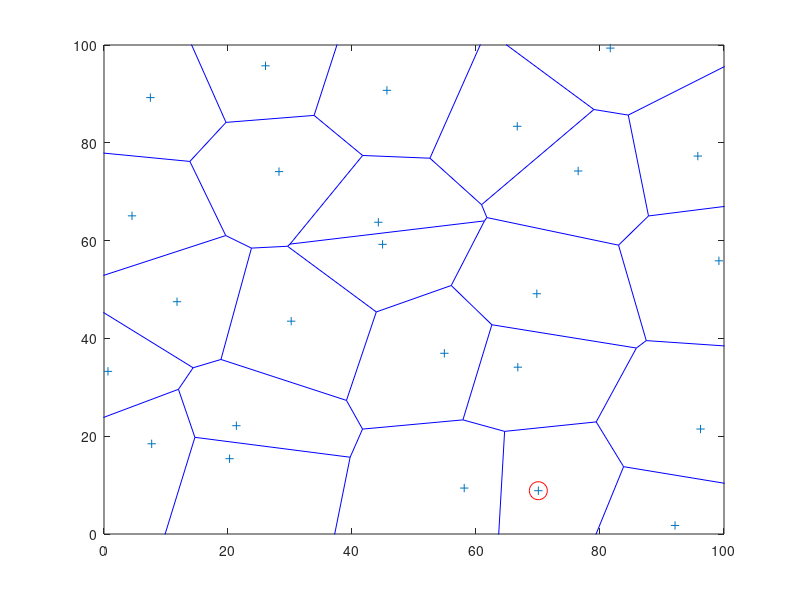

Recreate this plot in MATLAB. (Note: this script raises an error after producing the figure.)
clc;
clear all;
close all;

% Para guardar imagen
%%          axis off
%%          print -color -depsc test.eps


% VARIABLES
pasos = 10; % numero de pasos que daran los electrones.
resolucion = 20; % resolucion de las celdas.
espacio = 100; % tamaño del espacio.
desorden = 10; % Grado de desorden en las celdas.



d = espacio/resolucion;

XYcentros = [];
XY = [];

for i=1:d
  X_min = (i-1)*resolucion;
  X_max = i*resolucion;
  X_medio = (X_max-X_min)/2;
  for j=1:d
    Y_min = (j-1)*resolucion;
    Y_max = j*resolucion;
    Y_medio = (Y_max-Y_min)/2;

    Y = unifrnd(X_min+X_medio-desorden,X_min+X_medio+desorden,1,1);
    X = unifrnd(Y_min+Y_medio-desorden,Y_min+Y_medio+desorden,1,1);

    %Y = randi([X_min X_max],1,1);
    %X = randi([Y_min Y_max],1,1);

    XYcentros = [XYcentros; X, Y];

  endfor
endfor


punto_ref = [0 0];



%{
do
  punto_ref=[0 espacio];
  k + 2;
until(k == 10)
%}



% Determinar celdas borde-superior
borde_superior=[];
for j=0:espacio
  punto_ref=[j espacio];
  for i=1:length(XYcentros)
    distancias(i,1)=sqrt((punto_ref(1,1)-XYcentros(i,1)).^2 + (punto_ref(1,2)-XYcentros(i,2)).^2);
  endfor
  borde_superior=[borde_superior;find(distancias==min(distancias))];
endfor


borde_superior=unique(borde_superior);

% Determinar celdas borde_inferior
borde_inferior=[];
for j=0:espacio
  punto_ref=[j 0];
  for i=1:length(XYcentros)
    distancias(i,1)=sqrt((punto_ref(1,1)-XYcentros(i,1)).^2 + (punto_ref(1,2)-XYcentros(i,2)).^2);
  endfor
  borde_inferior=[borde_inferior;find(distancias==min(distancias))];
endfor


borde_inferior=unique(borde_inferior);


pause






% Genera celdas con tamaño controlable
%{
XYcentros = [];
XY = [];

for i=1:d
  X_min = (i-1)*resolucion;
  X_max = i*resolucion;
  for j=1:d
    Y_min = (j-1)*resolucion;
    Y_max = j*resolucion;

    Y = randi([X_min X_max],1,1);
    X = randi([Y_min Y_max],1,1);

    XYcentros = [XYcentros; X, Y];

  endfor
endfor
%}




%XYcentros = randi([1,40],30,2); % Centros de todos los granos
%XYcentros = [6,3;3,3;4,8;5,1;10,9;7,3;3,10;1,10]





tri = delaunay (XYcentros(:,1),XYcentros(:,2));
[vx, vy] = voronoi(XYcentros(:,1),XYcentros(:,2),tri);

%triplot (tri, XYcentros(:,1), XYcentros(:,2), "r");
%hold on;
voronoi(XYcentros(:,1),XYcentros(:,2))
%hold off

%plot(vx,vy,"r")
%axis([1 10 1 10])

axis([0 espacio 0 espacio])
pause




% -- se visualizan las coordenadasa de triangulacion
% tri



% matriz que guarda el grano en el que se encuentran
% los electrones. Cada fila es un electron.
electrones = [4]

% Se grafica la primera posicion de los electrones.
hold on
plot(XYcentros(electrones(1,1),1),XYcentros(electrones(1,1),2),'ro','markersize',13)
hold off
pause




while(1)
% Empieza el ciclo de pasos
%for p=1:pasos

% Se obtiene el grano actual
G_actual = electrones(1,1);
% Funcion para detectar todos los vecinos
% de G_actual.
G_vecinos = vecinos_ind(G_actual,tri);
G_vecinos

% Funcion que selecciona de manera preferencial
% el grano siguiente en funcion de las coordenadas
% Y de los vecinos. Existe mayor probabilidad de
% avanzar hacia un grano que se encuentre arriba.
G_siguiente = siguiente_preferencia(G_vecinos,XYcentros)

% Se asigna el numero de grano obtenido por la funcion
% 'siguiente_preferencia' a la posicion de los electrones.
electrones(1,1) = G_siguiente;




voronoi(XYcentros(:,1),XYcentros(:,2))
hold on
plot(XYcentros(electrones(1,1),1),XYcentros(electrones(1,1),2),'ro','markersize',13)
hold off




contador=0;


%auxiliar = electrones;




for i=1:length(electrones)

A=find(electrones(1,1)==borde_superior);

if(isempty(A)==0)
contador = contador + 1;
endif

endfor

contador


%B=find(electrones(1,1)==borde_superior);

if(contador==1)
  break
endif




pause
% Termina el ciclo de pasos.
%endfor
endwhile


%{

PARA GENERAR TODOS LOS VECINOS DE TODOS LOS GRANOS

for i=1:rows(XYcentros)
  for j=1:rows(XYcentros)
    A=find(tri(j,:)==i);

    if(length(A) != 0)
      AQUI VA LA CONDICION
    endif



    pause
  endfor
endfor
%}
